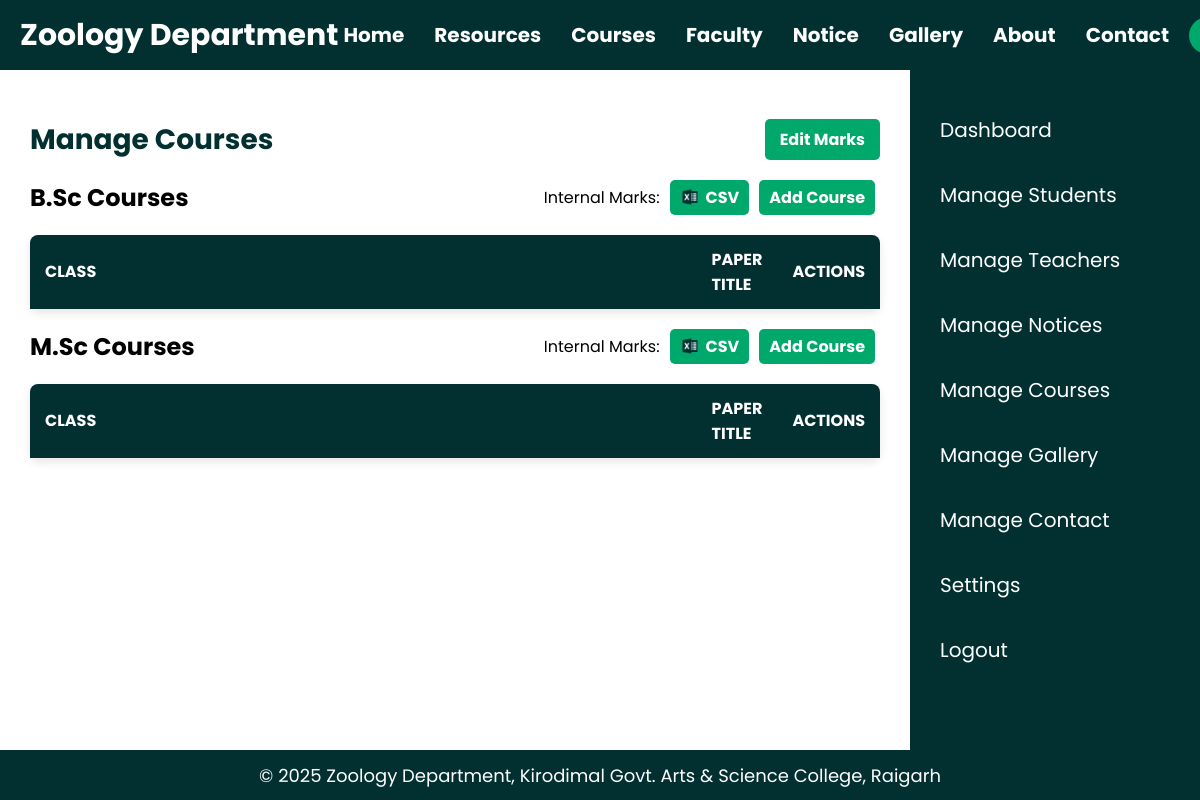
Page /manage_courses.php (signed in) on the earlier database version.
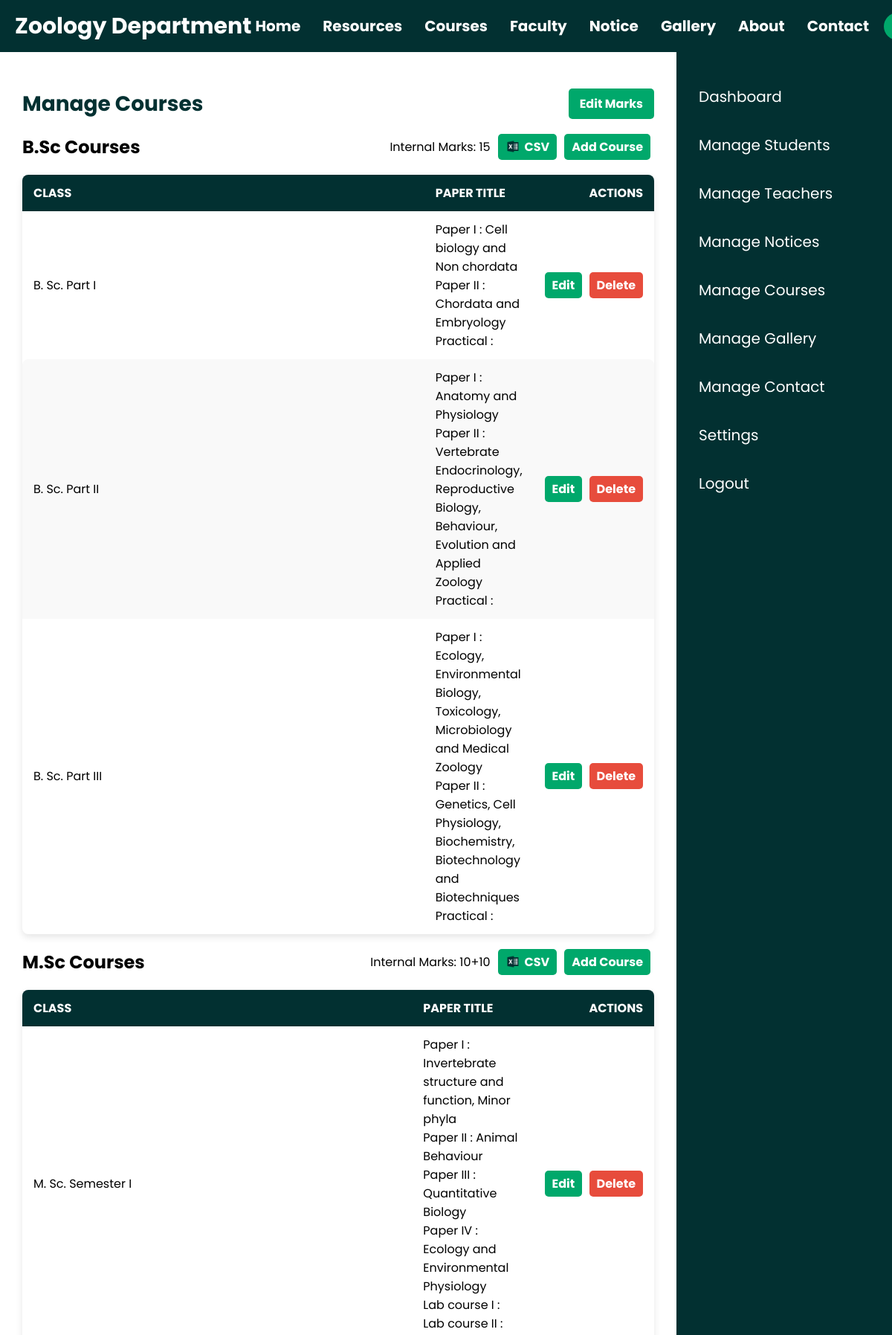
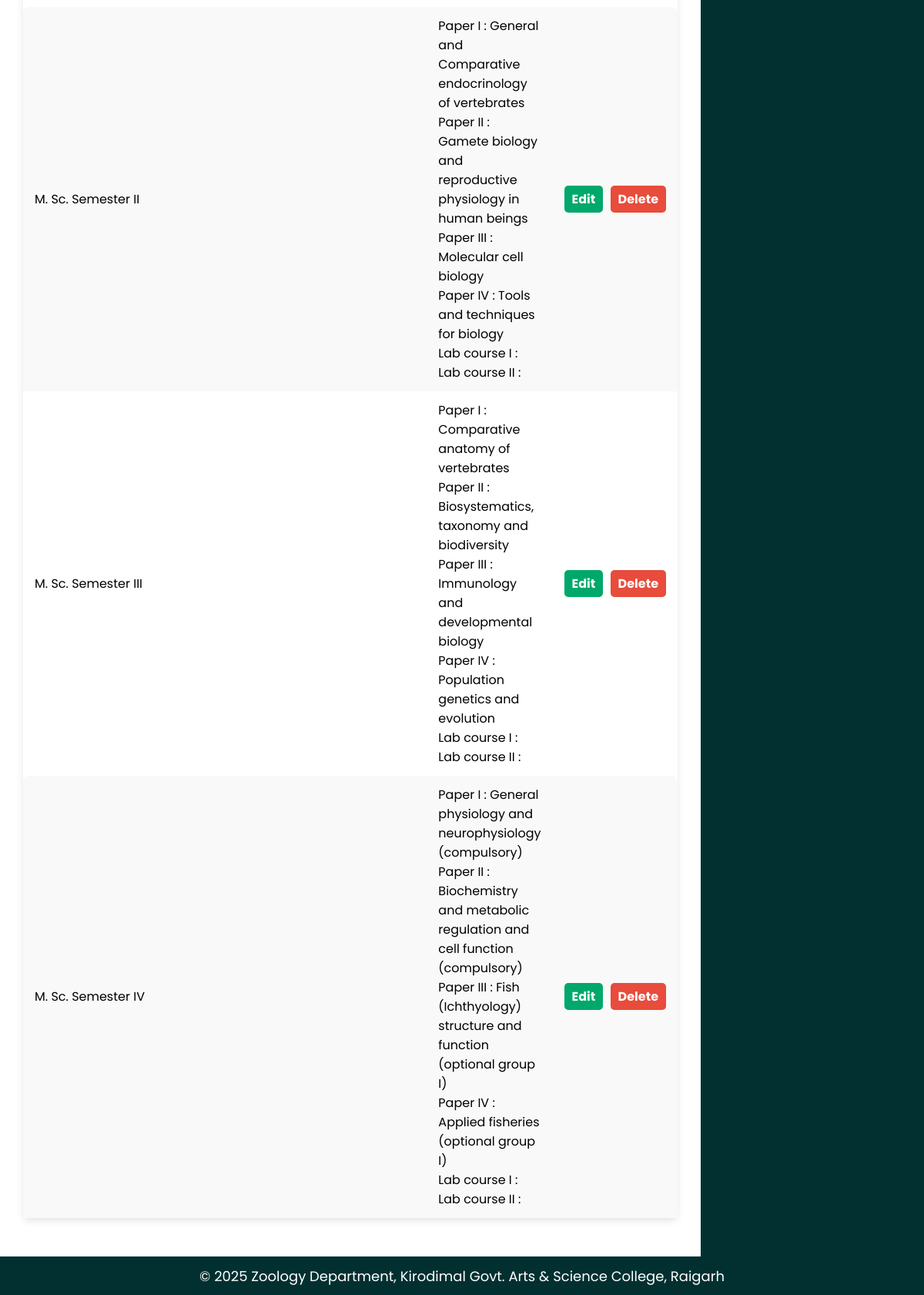
Same page on the later database version (2 pictures, top to bottom).
### tables this page shows
CREATE TABLE IF NOT EXISTS `internal_marks` (
  `id` int NOT NULL AUTO_INCREMENT,
  `course_type` varchar(10) DEFAULT NULL,
  `marks_info` text,
  PRIMARY KEY (`id`),
  UNIQUE KEY `course_type` (`course_type`)
);

CREATE TABLE IF NOT EXISTS `bsc_courses` (
  `id` int NOT NULL AUTO_INCREMENT,
  `class` varchar(100) NOT NULL,
  `papers` text NOT NULL,
  PRIMARY KEY (`id`)
);

CREATE TABLE IF NOT EXISTS `msc_courses` (
  `id` int NOT NULL AUTO_INCREMENT,
  `class` varchar(100) NOT NULL,
  `papers` text NOT NULL,
  PRIMARY KEY (`id`)
);

### manage_courses.php (the view, shortened to what this page needs)
<?php
include 'header.php';
?>
<main class="manage-course-view">
    <?php include 'admin_sidebar.php'; ?>
    <div class="manage-course-content">
        <div class="manage-course-row">
            <h1 class="manage-course-title">Manage Courses</h1>
                <a href="edit_internal_marks.php" class="add-button">Edit Marks</a>
        </div>
        <?php
        $bscCourses = $conn->query("SELECT * FROM bsc_courses ORDER BY id ASC")->fetch_all(MYSQLI_ASSOC);
        $mscCourses = $conn->query("SELECT * FROM msc_courses ORDER BY id ASC")->fetch_all(MYSQLI_ASSOC);
        $bscMarks = $conn->query("SELECT marks_info FROM internal_marks WHERE course_type='bsc'")->fetch_assoc()['marks_info'] ?? '';
        $mscMarks = $conn->query("SELECT marks_info FROM internal_marks WHERE course_type='msc'")->fetch_assoc()['marks_info'] ?? '';
        ?>
        <div class="manage-course-table">
            <div class="manage-course-header">
                <div class="course-title">
                    <h2>B.Sc Courses</h2>
                </div>
                <div class="course-actions">
                    <span class="internal-marks">Internal Marks: <?php echo htmlspecialchars($bscMarks); ?></span>
                    <form action="upload_courses.php" method="POST" enctype="multipart/form-data" class="csv-form">
                        <label class="course-upload-excel-btn">
                            <img src="content/excel.png" alt="Excel" class="excelicon">
                            CSV
                        </label>
                    </form>
                    <a href="add_course.php?type=bsc" class="course-edit">Add Course</a>
                </div>
            </div>
            <table>
                <thead>
                    <tr>
                        <th>CLASS</th>
                        <th>PAPER TITLE</th>
                        <th>ACTIONS</th>
                    </tr>
                </thead>
                <tbody>
                    <?php foreach ($bscCourses as $course): ?>
                        <tr>
                            <td><?php echo htmlspecialchars($course['class']); ?></td>
                            <td><?php echo nl2br(htmlspecialchars($course['papers'])); ?></td>
                            <td class="actions-cell">
                                <a href="edit_course.php?type=bsc&id=<?php echo $course['id']; ?>" class="edit">Edit</a>
                                <a href="delete_course.php?type=bsc&id=<?php echo $course['id']; ?>" class="delete">Delete</a>
                            </td>
                        </tr>
                    <?php endforeach; ?>
                </tbody>
            </table>
        </div>
        <div class="manage-course-table">
            <div class="manage-course-header">
                <div class="course-title">
                    <h2>M.Sc Courses</h2>
                </div>
                <div class="course-actions">
                    <span class="internal-marks">Internal Marks: <?php echo htmlspecialchars($mscMarks); ?></span>
                    <form action="upload_courses.php" method="POST" enctype="multipart/form-data" class="csv-form">
                        <label class="course-upload-excel-btn">
                            <img src="content/excel.png" alt="Excel" class="excelicon">
                            CSV
                        </label>
                    </form>
                    <a href="add_course.php?type=msc" class="course-edit">Add Course</a>
                </div>
            </div>
            <table>
                <thead>
                    <tr>
                        <th>CLASS</th>
                        <th>PAPER TITLE</th>
                        <th>ACTIONS</th>
                    </tr>
                </thead>
                <tbody>
                    <?php foreach ($mscCourses as $course): ?>
                        <tr>
                            <td><?php echo htmlspecialchars($course['class']); ?></td>
                            <td><?php echo nl2br(htmlspecialchars($course['papers'])); ?></td>
                            <td class="actions-cell">
                                <a href="edit_course.php?type=msc&id=<?php echo $course['id']; ?>" class="edit">Edit</a>
                                <a href="delete_course.php?type=msc&id=<?php echo $course['id']; ?>" class="delete">Delete</a>
                            </td>
                        </tr>
                    <?php endforeach; ?>
                </tbody>
            </table>
        </div>
    </div>
</main>
<?php include 'footer.php'; ?>

### header.php (shortened to what this page needs)
<?php
$isLoggedIn = isset($_SESSION['role']);
$role = $isLoggedIn ? $_SESSION['role'] : '';
?>
<!DOCTYPE html>
<html lang="en">
<head>
    <link rel="stylesheet" href="style.css">
</head>
<body>
<header>
    <h1 class="header-heading">Zoology Department</h1>
    <div class="pc-nav-container">
        <nav class="pc-nav">
            <a href="index.php">Home</a>
            <a href="resources.php">Resources</a>
            <a href="courses.php">Courses</a>
            <a href="faculty.php">Faculty</a>
            <a href="notice.php">Notice</a>
            <a href="gallery.php">Gallery</a>
            <a href="about.php">About</a>
            <a href="contact.php">Contact</a>
        </nav>
        <?php if(!$isLoggedIn): ?>
            <a href="login.php" class="login-button">Login</a>
        <?php else: ?>
            <?php
                $dashboardLink = 'student_dashboard.php';
                if($role === 'admin') $dashboardLink = 'admin_dashboard.php';
                elseif($role === 'teacher') $dashboardLink = 'teacher_dashboard.php';
            ?>
            <a href="<?php echo $dashboardLink; ?>" class="login-button admin-username">
            </a>
        <?php endif; ?>
    </div>
</header>

### admin_sidebar.php
<head>
    <link rel="stylesheet" type="text/css" href="style.css">
</head>
<aside class="admin-sidebar">
    <nav>
        <ul>
            <li><a href="admin_dashboard.php">Dashboard</a></li>
            <li><a href="manage_students.php">Manage Students</a></li>
            <li><a href="manage_teachers.php">Manage Teachers</a></li>
            <li><a href="manage_notices.php">Manage Notices</a></li>
            <li><a href="manage_courses.php">Manage Courses</a></li>
            <li><a href="manage_gallery.php">Manage Gallery</a></li>
            <li><a href="manage_contact.php">Manage Contact</a></li>
            <li><a href="admin_settings.php">Settings</a></li>
            <li><a href="logout.php">Logout</a></li>
        </ul>
    </nav>
</aside>

### footer.php (shortened to what this page needs)
    <footer class="normal-footer">
        <p>&copy; 2025 Zoology Department, Kirodimal Govt. Arts & Science College, Raigarh</p>
    </footer>
</body>
</html>

Differences in the rows shown:
added internal_marks: marks_info "15"
added bsc_courses: class "B. Sc. Part I", papers "Paper I : Cell biology and Non chordata Paper II : Chordata and Embryology Practical :"
added bsc_courses: class "B. Sc. Part II", papers "Paper I : Anatomy and Physiology Paper II : Vertebrate Endocrinology, Reproductive Biology, Behaviour, Evolution and Applied Zoology Practical :"
added bsc_courses: class "B. Sc. Part III", papers "Paper I : Ecology, Environmental Biology, Toxicology, Microbiology and Medical Zoology Paper II : Genetics, Cell Physiology, Biochemistry, Biotechnology and Biotechniques Practical :"
added internal_marks: marks_info "10+10"
added msc_courses: class "M. Sc. Semester I", papers "Paper I : Invertebrate structure and function, Minor phyla Paper II : Animal Behaviour Paper III : Quantitative Biology Paper IV : Ecology and Environmental Physiology Lab course I : Lab course II :"
added msc_courses: class "M. Sc. Semester II", papers "Paper I : General and Comparative endocrinology of vertebrates Paper II : Gamete biology and reproductive physiology in human beings Paper III : Molecular cell biology Paper IV : Tools and techniques for biology Lab course I : Lab course II :"
added msc_courses: class "M. Sc. Semester III", papers "Paper I : Comparative anatomy of vertebrates Paper II : Biosystematics, taxonomy and biodiversity Paper III : Immunology and developmental biology Paper IV : Population genetics and evolution Lab course I : Lab course II :"
added msc_courses: class "M. Sc. Semester IV", papers "Paper I : General physiology and neurophysiology (compulsory) Paper II : Biochemistry and metabolic regulation and cell function (compulsory) Paper III : Fish (Ichthyology) structure and function (optional group I) Paper IV : Applied fisheries (optional group I) Lab course I : Lab course II :"
